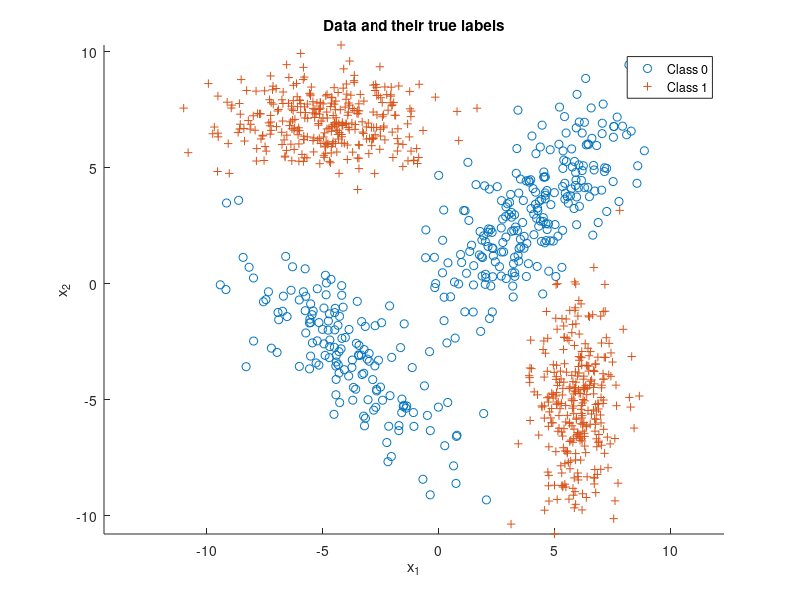

Reproduce this figure in MATLAB. (Note: this script raises an error after producing the figure.)
% Expected risk minimization with 2 classes
clear; close all; clc;

n = 2;      % number of feature dimensions
N = 1000;   % number of iid samples

% Class 0 parameters (2 gaussians)
mu(:,1) = [4;3]; mu(:,2) = [-4;-3];
Sigma(:,:,1) = [5 4; 4 6]; Sigma(:,:,2) = [5 -4; -4 6];
p0 = [0.6 0.4]; % probability split between 2 distributions

% Class 1 parameters (2 gaussians)
mu(:,3) = [-5;7]; mu(:,4) = [6;-5]; 
Sigma(:,:,3) = [5 0; 0 1]; Sigma(:,:,4) = [1 0; 0 5];
p1 = [0.55 0.45]; % probability split between 2 distributions

p = [0.4,0.6]; % class priors for labels 0 and 1 respectively
label = rand(1,N) >= p(1);
Nc = [length(find(label==0)),length(find(label==1))]; % number of samples from each class
x = zeros(n,N); % save up space

% Draw samples from each class pdf
total1 = 0; total2=0; total3=0;total4=0;
for i = 1:N
    if label(i) == 0
        % Class 0 samples for each gaussian based on their distribution
        distr = rand(1,1) > p0(1);
        if distr == 0
            x(:,i) = mvnrnd(mu(:,1),Sigma(:,:,1),1)';
            total1 = total1+1;
        else
            x(:,i) = mvnrnd(mu(:,2),Sigma(:,:,2),1)';
            total2 = total2+1;
        end
    end
    
    if label(i) == 1
        % Class 1 samples for each gaussian based on their distribution
        distr = rand(1,1) > p1(1);
        if distr == 0
            x(:,i) = mvnrnd(mu(:,3),Sigma(:,:,3),1)';
            total3 = total3+1;
        else
            x(:,i) = mvnrnd(mu(:,4),Sigma(:,:,4),1)';
            total4 = total4 + 1;
        end
    end
end

% Plot with class labels
figure(2), clf,
scatter(x(1,label==0),x(2,label==0),'o'), hold on,
scatter(x(1,label==1),x(2,label==1),'+'), axis equal,
legend('Class 0','Class 1'), 
title('Data and their true labels'),
xlabel('x_1'), ylabel('x_2')

% calculate threshold based on loss values
lambda = [0 1;1 0];
gamma = (lambda(2,1)-lambda(1,1))/(lambda(1,2)-lambda(2,2)) * p(1)/p(2); 

% calculate discriminant score based on class pdfs
class1pdf = p1(1)*evalGaussian(x,mu(:,3),Sigma(:,:,3)) + p1(2)*evalGaussian(x,mu(:,4),Sigma(:,:,4));
class0pdf = p0(1)*evalGaussian(x,mu(:,1),Sigma(:,:,1)) + p0(2)*evalGaussian(x,mu(:,2),Sigma(:,:,2));
discriminantScore = log(class1pdf)-log(class0pdf);

% compare score to threshold to make decisions
decision = (discriminantScore >= log(gamma));

ind00 = find(decision==0 & label==0); p00 = length(ind00)/Nc(1); % probability of true negative
ind10 = find(decision==1 & label==0); p10 = length(ind10)/Nc(1); % probability of false positive
ind01 = find(decision==0 & label==1); p01 = length(ind01)/Nc(2); % probability of false negative
ind11 = find(decision==1 & label==1); p11 = length(ind11)/Nc(2); % probability of true positive

% plot correct and incorrect decisions
figure(1), % class 0 circle, class 1 +, correct green, incorrect red
plot(x(1,ind00),x(2,ind00),'ob'); hold on,
plot(x(1,ind10),x(2,ind10),'og'); hold on,
plot(x(1,ind01),x(2,ind01),'*c'); hold on,
plot(x(1,ind11),x(2,ind11),'*r'); hold on,
axis equal,

% Draw the decision boundary
horizontalGrid = linspace(floor(min(x(1,:))),ceil(max(x(1,:))),101);
verticalGrid = linspace(floor(min(x(2,:))),ceil(max(x(2,:))),91);
[h,v] = meshgrid(horizontalGrid,verticalGrid);
discriminantScoreGridValues = log(evalGaussian([h(:)';v(:)'],mu(:,3),Sigma(:,:,3))+ evalGaussian([h(:)';v(:)'],mu(:,4),Sigma(:,:,4)))-log(evalGaussian([h(:)';v(:)'],mu(:,1),Sigma(:,:,1))+evalGaussian([h(:)';v(:)'],mu(:,2),Sigma(:,:,2))) - log(gamma);
minDSGV = min(discriminantScoreGridValues);
maxDSGV = max(discriminantScoreGridValues);
discriminantScoreGrid = reshape(discriminantScoreGridValues,91,101);
figure(1), contour(horizontalGrid,verticalGrid,discriminantScoreGrid,[minDSGV*[0.9,0.6,0.3],0,[0.3,0.6,0.9]*maxDSGV]); % plot equilevel contours of the discriminant function 
figure(1), contour(horizontalGrid,verticalGrid,discriminantScoreGrid,[minDSGV*1,0,1*maxDSGV],'k','LineWidth',2); % plot equilevel contours of the discriminant function 
% including the contour at level 0 which is the decision boundary
legend('Correct decisions for data from Class 0','Wrong decisions for data from Class 0','Wrong decisions for data from Class 1','Correct decisions for data from Class 1','Equilevel contours of the discriminant function' ,'Location','southwest'), 
title('Data and their classifier decisions versus true labels'),
xlabel('x_1'), ylabel('x_2'), 

%%%%%%%%%%%%%%%%%%%%%%%
% plot the minimum probablity of error curve. 

figure(6), clf; 
dim0=1000;
dim1=10;
gamma0=linspace(0,dim1,dim0);

p_error = zeros(1,dim0);
for i = 1:dim0
   decision = (discriminantScore>=log(gamma0(i)));
   
   ind10 = find(decision==1 & label==0); p10 = length(ind10)/Nc(1); % probability of false positive
   ind01 = find(decision==0 & label==1); p01 = length(ind01)/Nc(2); % probability of false negative
   
   p_error(i) = [p10,p01]*Nc'/N;
end
   
plot(gamma0, p_error,'-','LineWidth',2);

col = find(p_error==min(p_error),1,'first');
gamma0(col);
%%%%%%%%%%%%%
% compute the error point
decision = (discriminantScore>=log(gamma));

ind10 = find(decision==1 & label==0); p10 = length(ind10)/Nc(1); % probability of false positive
ind01 = find(decision==0 & label==1); p01 = length(ind01)/Nc(2); % probability of false negative

p_error_point = [p10,p01]*Nc'/N;
% mark the point
hold on;
plot(gamma0(col),p_error_point,'r*'); 
text(gamma0(col),p_error_point,'(0.4715, 0.3928)','FontSize',13);
title('minimum probablity of error curve'),
xlabel('threshold gamma'), ylabel('probability of error');
%%%%%%%%%%%%%%%%%%%%%%%
%%%%%%%%%%%%% finish %%%%%%%%%%%%%%%%%

fprintf('threshold gamma(from calculation): %d\n',gamma);
fprintf('threshold gamma(from graph): %d\n',gamma0(col));
fprintf('minimum probability of error: %d\n', p_error_point);